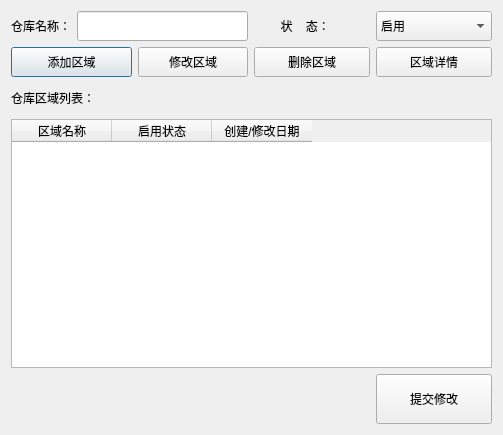
<?xml version="1.0" encoding="UTF-8"?>
<ui version="4.0">
 <class>Dialog</class>
 <widget class="QDialog" name="Dialog">
  <property name="geometry">
   <rect>
    <x>0</x>
    <y>0</y>
    <width>503</width>
    <height>435</height>
   </rect>
  </property>
  <property name="windowTitle">
   <string>修改仓库</string>
  </property>
  <layout class="QGridLayout" name="gridLayout">
   <item row="0" column="0">
    <widget class="QLabel" name="label">
     <property name="minimumSize">
      <size>
       <width>0</width>
       <height>30</height>
      </size>
     </property>
     <property name="text">
      <string>仓库名称：</string>
     </property>
    </widget>
   </item>
   <item row="1" column="0" colspan="2">
    <widget class="QPushButton" name="pushButton">
     <property name="minimumSize">
      <size>
       <width>110</width>
       <height>30</height>
      </size>
     </property>
     <property name="text">
      <string>添加区域</string>
     </property>
    </widget>
   </item>
   <item row="1" column="2">
    <widget class="QPushButton" name="pushButton_2">
     <property name="minimumSize">
      <size>
       <width>110</width>
       <height>30</height>
      </size>
     </property>
     <property name="text">
      <string>修改区域</string>
     </property>
    </widget>
   </item>
   <item row="1" column="3" colspan="2">
    <widget class="QPushButton" name="pushButton_3">
     <property name="minimumSize">
      <size>
       <width>110</width>
       <height>30</height>
      </size>
     </property>
     <property name="text">
      <string>删除区域</string>
     </property>
    </widget>
   </item>
   <item row="1" column="5" colspan="2">
    <widget class="QPushButton" name="pushButton_4">
     <property name="minimumSize">
      <size>
       <width>110</width>
       <height>30</height>
      </size>
     </property>
     <property name="text">
      <string>区域详情</string>
     </property>
    </widget>
   </item>
   <item row="2" column="0" colspan="2">
    <widget class="QLabel" name="label_3">
     <property name="minimumSize">
      <size>
       <width>0</width>
       <height>30</height>
      </size>
     </property>
     <property name="text">
      <string>仓库区域列表：</string>
     </property>
    </widget>
   </item>
   <item row="3" column="0" colspan="7">
    <widget class="QTableWidget" name="tableWidget">
     <column>
      <property name="text">
       <string>区域名称</string>
      </property>
     </column>
     <column>
      <property name="text">
       <string>启用状态</string>
      </property>
     </column>
     <column>
      <property name="text">
       <string>创建/修改日期</string>
      </property>
     </column>
    </widget>
   </item>
   <item row="0" column="5" colspan="2">
    <widget class="QComboBox" name="comboBox">
     <property name="minimumSize">
      <size>
       <width>0</width>
       <height>30</height>
      </size>
     </property>
     <item>
      <property name="text">
       <string>启用</string>
      </property>
     </item>
     <item>
      <property name="text">
       <string>未启用</string>
      </property>
     </item>
    </widget>
   </item>
   <item row="0" column="1" colspan="2">
    <widget class="QLineEdit" name="lineEdit">
     <property name="minimumSize">
      <size>
       <width>0</width>
       <height>30</height>
      </size>
     </property>
    </widget>
   </item>
   <item row="0" column="3" colspan="2">
    <widget class="QLabel" name="label_2">
     <property name="minimumSize">
      <size>
       <width>0</width>
       <height>30</height>
      </size>
     </property>
     <property name="text">
      <string>        状    态：</string>
     </property>
    </widget>
   </item>
   <item row="4" column="5" colspan="2">
    <widget class="QPushButton" name="pushButton_5">
     <property name="minimumSize">
      <size>
       <width>110</width>
       <height>50</height>
      </size>
     </property>
     <property name="text">
      <string>提交修改</string>
     </property>
    </widget>
   </item>
  </layout>
 </widget>
 <resources/>
 <connections/>
</ui>
